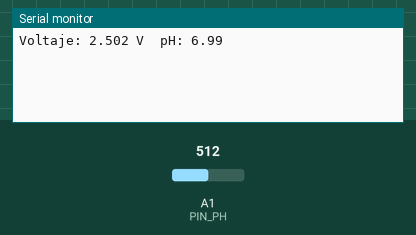
Bench run of a sketch on a simulated Arduino Uno, built with avr-gcc and run on an emulated ATmega328P. Shown: the last lines printed to the serial monitor. The inputs (shaded band) are chosen by the test bench; at power-on: A1 (PIN_PH) = 512.

Above: at 1.2 s.
1.3 s: A1 (PIN_PH) set to 716
At 2.4 s:
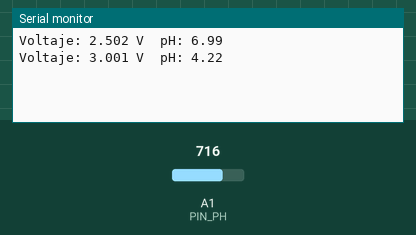
2.8 s: A1 (PIN_PH) set to 900
At 4.8 s:
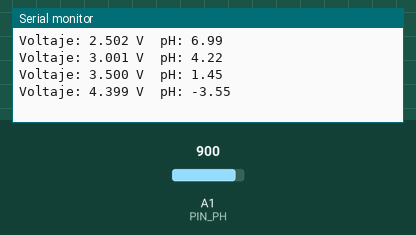
Timing chart, 0 to 6.3 s (numbered marks = the images above; inputs shaded):
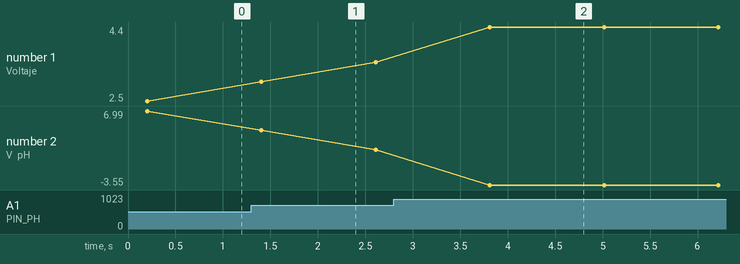

The sketch:

calibrar_sensor_PF-4502C.ino
```cpp
#define PIN_PH A1 //Salida PO del módulo
#define MUESTRAS 20 //Promedio para estabilizar

//Voltajes al momento de calibrar el sensor
float voltaje_pH7=2.50;
float voltaje_pH4=3.04;

void setup(){
    Serial.begin(9600);
    pinMode(PIN_PH, INPUT);
}

float leerVoltaje(){
    long s = 0;
    for(int i=0; i < MUESTRAS; i++){
        s+=analogRead(PIN_PH);
        delay(10);
    }
    return (s/(float)MUESTRAS)*5.0/1023.0;
}

void loop(){
    float v = leerVoltaje();
    float m = (7.0-4.0)/(voltaje_pH7-voltaje_pH4);
    float pH = m*v + (7.0-m*voltaje_pH7);
    Serial.print("Voltaje: ");
    Serial.print(v,3);
    Serial.print(" V  pH: ");
    Serial.println(pH,2);
    delay(1000);
}
```

Measured:
- after the input at 1.3 s, the serial monitor: prints a new line after 0.11 s (image 1)
- after the input at 2.8 s, the serial monitor: prints a new line after 1.0 s (image 2)
- plotted number 1: 2.5 → 3.5 after the input at 1.3 s, 3.5 → 4.4 after the input at 2.8 s
- plotted number 2: 6.99 → 1.45 after the input at 1.3 s, 1.45 → -3.55 after the input at 2.8 s
